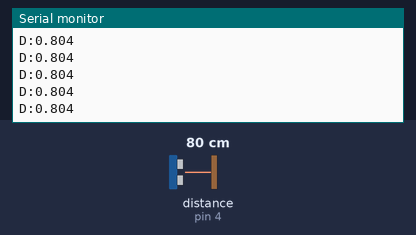
Recording of a sketch running on a simulated Arduino Uno, built with avr-gcc and run on an emulated ATmega328P. Shown: the last lines printed to the serial monitor. Wiring (inferred from the names in the program): ultrasonic range finder: trigger pin 2; echo pin 4. The inputs (shaded band) are chosen by the test bench; at power-on: distance to the obstacle (sensor on pin 4) 80 cm. The echo pulse lasts 58.3 µs per cm.

Above: at 1.2 s.
1.3 s: distance to the obstacle (sensor on pin 4) set to 2 cm
At 1.38 s:
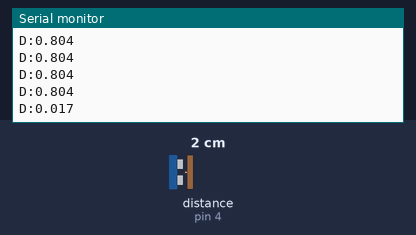
2.8 s: distance to the obstacle (sensor on pin 4) set to 250 cm
At 2.91 s:
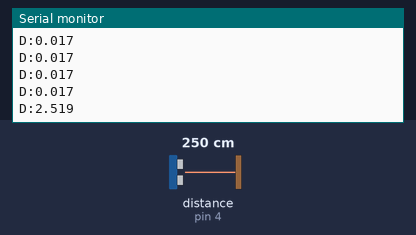
Timing chart, 0 to 5.8 s (numbered marks = the images above; inputs shaded):
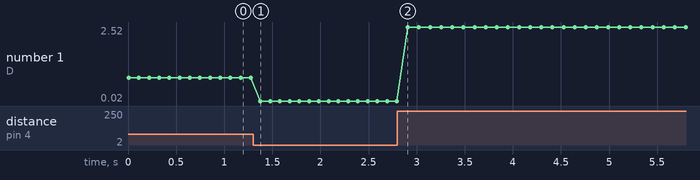

Measured:
- after the input at 1.3 s, the serial monitor: prints a new line after 0.08 s (image 1)
- after the input at 2.8 s, the serial monitor: prints a new line after 0.11 s (image 2)
- plotted number 1: 0.8 → 0.02 after the input at 1.3 s, 0.02 → 2.52 after the input at 2.8 s

The sketch:

arduinoMedicionDistanciaUnSensorRio.ino
```cpp
int trigPin = 2;
int echoPin = 4;
//int echoPin2 = 6;
//int buzzPin = 5;
int Time;
//int Time2;
//int Esperar = 1000;
float velocidad = 346.1376667;
float distancia;
float distancia2;

void setup() {
  Serial.begin(9600);
  pinMode(trigPin,OUTPUT);
  pinMode(echoPin,INPUT);
  //pinMode(echoPin2,INPUT);
}

void loop() {
  //digitalWrite(trigPin,LOW);
  //delayMicroseconds(2);
  digitalWrite(trigPin,HIGH);
  delayMicroseconds(10);
  digitalWrite(trigPin,LOW);
  Time = pulseIn(echoPin,HIGH);
  //Time2 = pulseIn(echoPin2,HIGH);
  distancia = velocidad*(Time/2e6);
  //distancia2 = velocidad*(Time2/2e6);
  Serial.println("");
  Serial.print("D:");
  Serial.println(distancia, 3);
  delay(100);
}
```
